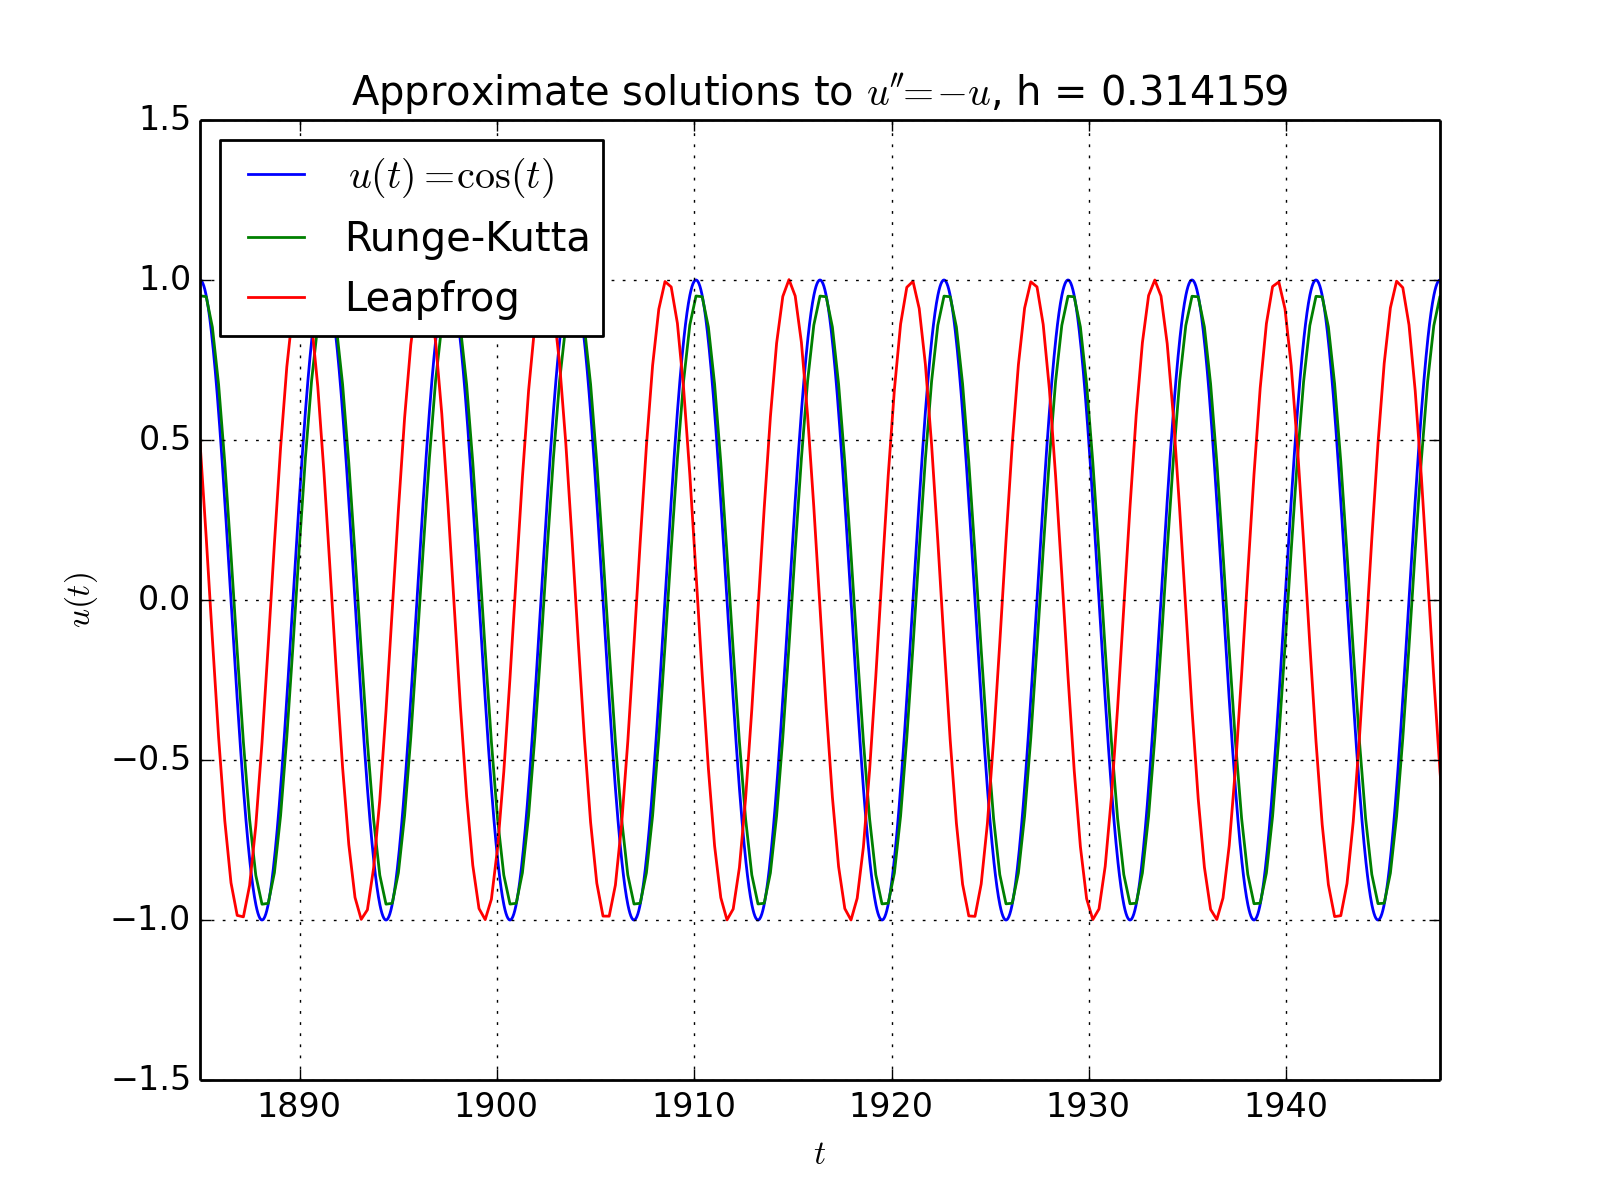

Generate this figure with Python:
from __future__ import division
import numpy as np
import matplotlib.pyplot as plt



def runge_kutta(f, h, t0, tf, v0):
    n = int((tf - t0) / h) + 1
    v = np.zeros((n, 2))
    v[0] = v0
    t = np.linspace(t0, tf, n)
    for k in xrange(n - 1):
        k1 = f(v[k])
        k2 = f(v[k] + (h / 2) * k1)
        k3 = f(v[k] + (h / 2) * k2)
        k4 = f(v[k] + h * k3)
        v[k + 1] = v[k] + h * (k1 + 2 * k2 + 2 * k3 + k4) / 6
    return v.T, t


def leapfrog(f, h, t0, tf, v0):
    n = int((tf - t0) / h) + 1
    v = np.zeros((n, 2))
    v[0] = v0
    t = np.linspace(t0, tf, n)
    v[1] = v[0] + h * f(v[0])
    v[1] = v[0] + (h / 2) * (f(v[0]) + f(v[1]))
    for k in xrange(n - 2):
        v[k + 2] = v[k] + 2 * h * f(v[k + 1])
    return v.T, t


def f(x):
    A = np.array([[0, 1], [-1, 0]])
    return np.dot(A, x)

T = 2 * np.pi  # period length
v0 = np.array([1, 0])  # [ u(0), u'(0) ]

methods = [runge_kutta, leapfrog]
methodnames = ['Runge-Kutta', 'Leapfrog']

for i in range(len(methods)):
    method = methods[i]
    print methodnames[i]
    print

    N = 1  # number of periods
    t0, tf = 0, N * T
    H = np.array([T * (2 ** -k) for k in range(3, 12)])
    errors = np.empty(len(H))
    EOC = np.empty(len(H))

    for j in range(len(H)):
        h = H[j]
        X, mesh = method(f, h, t0, tf, v0)
        errors[j] = max(abs(np.cos(mesh) - X[0]))
        if j > 0:
            EOC[j] = np.log(errors[j] / errors[j - 1]) / \
                np.log(H[j] / H[j - 1])
        print "For h = %g, max error = %g, EOC = %g" % (h, errors[j], EOC[j])

    print

    N = 400  # number of periods
    t0, tf = 0, N * T
    H = [T / 15, T / 20, T / 25, T / 30]

    for j in range(len(H)):
        h = H[j]
        print "Computing for h = %g" % h
        X, mesh = method(f, h, t0, tf, v0)
        E = (X[0] ** 2 + X[1] ** 2) / 2
        plt.plot(mesh, E, '-', label='$E_h(t)$ for $h = %g$' % h)
    print

    plt.legend(loc=3)
    plt.grid()
    plt.title("Energy for approximations to $ u'' = -u $, %s method" %
              methodnames[i])
    plt.ylim([0, 0.6])
    plt.xlim([0, N * T])
    plt.xlabel('$t$')
    plt.ylabel('$E(t)$')
    #plt.savefig("energy_%s.png" % methodnames[i].lower(),dpi=200)
    plt.show()

N = 400  # number of periods
t0, tf = 0, N * T
h = T / 20
mesh = np.linspace(t0, tf, 1e5)
plt.plot(mesh, np.cos(mesh), '-', label='$u(t) = \cos(t)$')

for i in range(len(methods)):
    method = methods[i]
    X, mesh = method(f, h, t0, tf, v0)
    plt.plot(mesh, X[0], '-', label='%s' % methodnames[i])

plt.legend(loc=2)
plt.grid()
plt.title("Approximate solutions to $ u'' = -u$, h = %g" % h)
plt.ylim([-1.5, 1.5])
plt.xlim([300 * T, 310 * T])
plt.xlabel('$t$')
plt.ylabel('$u(t)$')
#plt.savefig("ode.png", dpi=200)
plt.show()